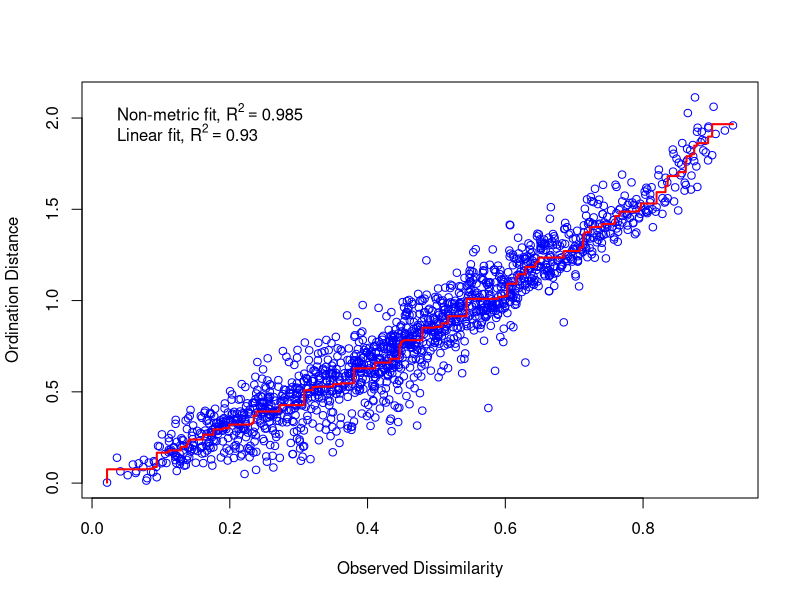
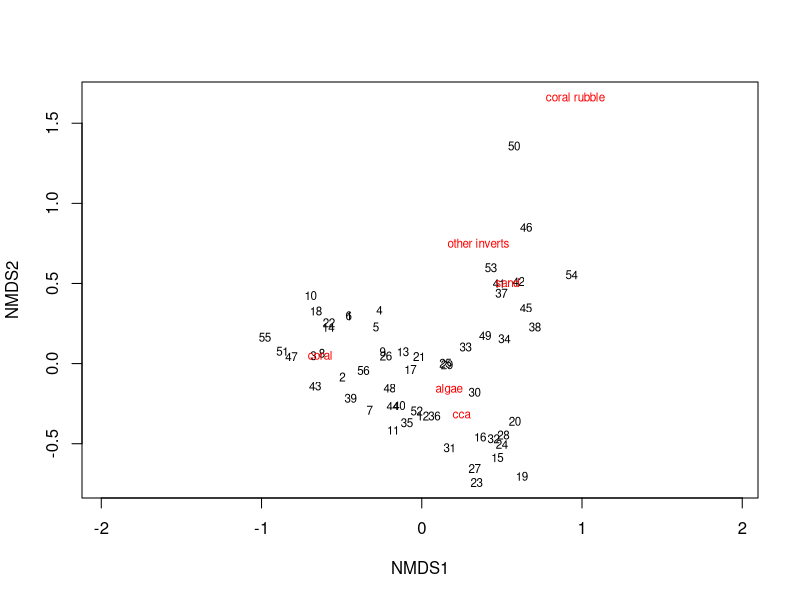

Write R code to recreate these figures, in order. (Note: this script raises an error after producing the figures.)
### Working with large datasets - tidy, analyze, visualize
###  Benthic survey data from the MCR LTER
###  Scripted by Danielle Becker, Jamie Kerlin, and Danielle Barnas
# clear environment
rm(list=ls())

library(tidyverse)
library(vegan)
library(ggplot2)
library(here)

here()


# load data
mcr_data<-read_csv("data/MCR_LTER_Annual_Survey_Benthic_Cover_LTER1.csv")

# group species into taxonomic categories
mcr_grouped <- mcr_data %>% mutate(group = recode(Taxonomy_Substrate_Functional_Group, 'Algal Turf' = "algae", 'Amansia rhodantha' = "algae", 'Actinotrichia fragilis' = "algae", 'Amphiroa fragilissima' = "algae", 'Asparagopsis taxiformis' = "algae", 'Boodlea kaeneana' = "algae", 'Caulerpa racemosa' = "algae", 'Caulerpa serrulata' = "algae", 'Chlorodesmis fastigiata' = "algae", 'Chnoospora implexa' = "algae", 'Cladophoropsis membranacea' = "algae", 'Cyanophyta' = "algae", 'Damselfish Turf' = "algae", 'Dictyosphaeria cavernosa' = "algae", 'Dictyota bartayresiana' = "algae", 'Dictyota friabilis' = "algae", 'Dictyota sp.' = "algae", 'Galaxaura filamentosa' = "algae", 'Galaxaura rugosa' = "algae", 'Gibsmithia hawaiiensis' = "algae", 'Halimeda discoidea' = "algae", 'Halimeda distorta' = "algae", 'Halimeda incrassata' = "algae", 'Halimeda macroloba' = "algae", 'Halimeda minima' = "algae", 'Halimeda opuntia' = "algae", 'Halimeda sp.' = "algae", 'Halimeda taenicola' = "algae", 'Lobophora variegata' = "algae", 'Padina boryana' = "algae", 'Peyssonnelia bornetii' = "algae", 'Peyssonnelia inamoena' = "algae", 'Peyssonnelia sp.' = "algae", 'Ralfsia sp.' = "algae", 'Sargassum pacificum' = "algae", 'Symploca hydnoides' = "algae", 'Turbinaria ornata' = "algae", 'Valonia ventricosa' = "algae")) %>%
  mutate(group = recode(group, 'Coral' = "coral", 'Crustose Corallines' = "cca", 'Sand' = "sand", 'Coral Rubble' = "coral rubble", 'Sponge' = "other inverts", 'No data' = "na", 'Ascidian' = "other inverts", 'Tridacna sp.' = "other inverts", 'Corallimorpharia' = "other inverts", 'Millepora platyphylla' = "coral", 'Bare Space' = "sand"))

# Calculating percent cover of each group for entire habitat for each year (5 transects and 10 quadrats)
mcr_grouped <- mcr_grouped %>%
  group_by(Year, Habitat, group) %>%
  summarize(Percent_Cover=mean(Percent_Cover)) %>%
  ungroup() %>%
  filter(group != "na") # remove na's

# percent cover for all taxonomic groups, wide format
mcr_wide <- mcr_grouped%>%
  pivot_wider(names_from = group,values_from = Percent_Cover)%>%
  replace(is.na(.),0) # replace "na" percent cover with "0" %cover

# excluding Year and  Habitat columns
group_cover <- mcr_wide %>%
  select(-c(Year, Habitat))

## Statistical analysis
##  permanova
##  Independent variables: year and habitat
##  Dependent variables: percent cover of 6 groups

formula<-group_cover~Year*Habitat
stats<-adonis2(formula,data=mcr_wide,method="bray",by="terms")
stats

# Visualization
# nMDS plot

#extract columns with abundance
com <- mcr_wide[,3:ncol(mcr_wide)]

#df to matrix
com_matrix = as.matrix(com)

#run metaMDS, set.seed is to maintain consistency 
set.seed(123)
nmds <- metaMDS(com_matrix, distance = "bray", k=2, trymax = 50, autotransform = FALSE)
nmds

stressplot(nmds)
ordiplot(nmds, type = "text")

#extract NMDS x and y coordinates and put in new data frame
nmds_df <- as.data.frame(scores(nmds))

#add columns from original data frame to new nmds df
nmds_df$year = mcr_wide$Year
nmds_df$habitat = mcr_wide$Habitat

head(nmds_df)


#make year categorical variable
nmds_df2 <- nmds_df %>%
  mutate_at(c("year"), as.factor)


nmds_ggplot <- ggplot(nmds_df, aes(x = NMDS1, y = NMDS2)) + 
  geom_point(size = 6, aes(shape = habitat, color = year)) + 
  scale_color_continuous("year")
theme(axis.text.y = element_text(colour = "black", size = 12, face = "bold"), 
      axis.text.x = element_text(colour = "black", face = "bold", size = 12), 
      legend.text = element_text(size = 12, face ="bold", colour ="black"), 
      legend.position = "right", axis.title.y = element_text(face = "bold", size = 14), 
      axis.title.x = element_text(face = "bold", size = 14, colour = "black"), 
      legend.title = element_text(size = 14, colour = "black", face = "bold"), 
      panel.background = element_blank(), panel.border = element_rect(colour = "black", fill = NA, size = 1.2),
      legend.key=element_blank()) + 
  labs(x = "NMDS1", color = "year", y = "NMDS2", shape = "habitat")

nmds_ggplot
